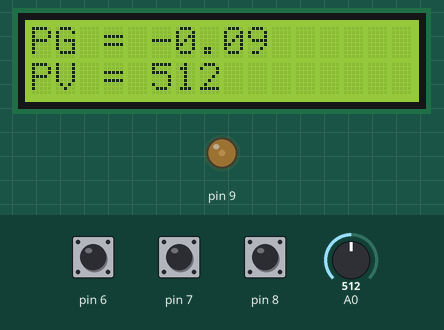
Recording of a sketch running on a simulated Arduino Uno, built with avr-gcc and run on an emulated ATmega328P. Shown: 16×2 character LCD, output pins drawn as LEDs (lit = HIGH). The inputs (shaded band) are chosen by the test bench; at power-on: pin 6 HIGH, A0 = 512, pin 8 HIGH, pin 7 HIGH. What the sketch prints to the serial monitor is not drawn.

Above: at 0.22 s.
1.3 s: pin 6 pulled LOW for 0.15 s
At 1.7 s:
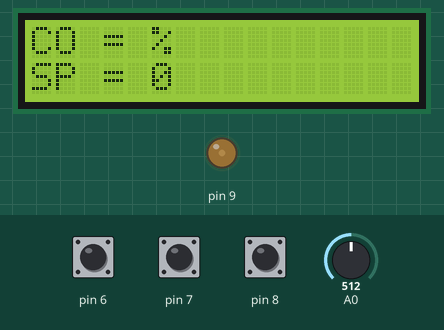
2.9 s: pin 6 pulled LOW for 1 s
At 3.99 s:
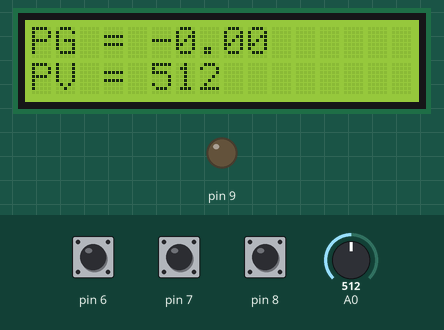
5.4 s: A0 set to 900
At 6.19 s:
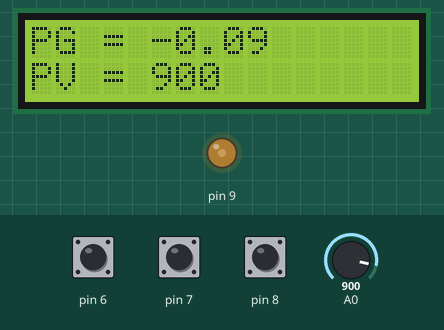
8.4 s: pin 8 pulled LOW for 1 s
At 8.86 s:
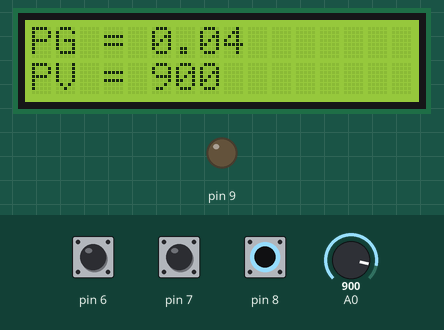
10.9 s: A0 set to 1023
At 11.14 s:
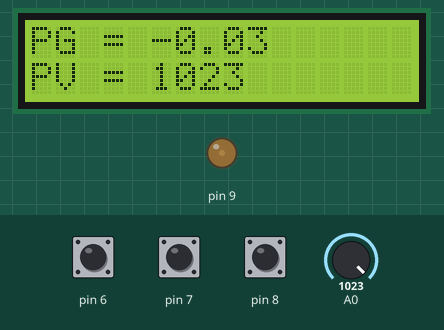
12.5 s: pin 8 pulled LOW for 1 s
At 12.97 s:
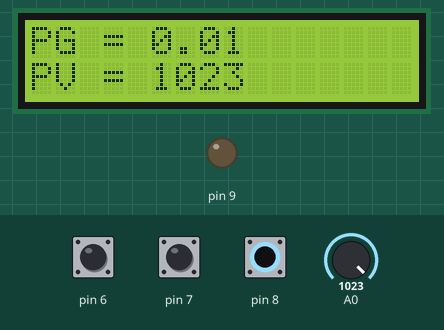
Timing chart, 0 to 16.0 s (numbered marks = the images above; inputs shaded):
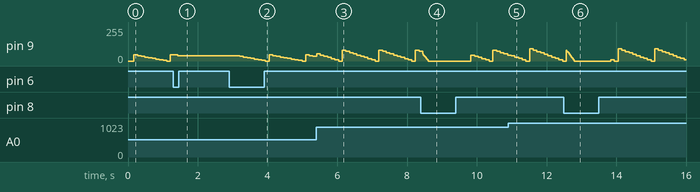

The sketch:

PCONTROL.ino
```cpp
 #include <LiquidCrystal.h>
LiquidCrystal lcd (12, 11, 5, 4, 3 ,2);

int var;
int PV;
float CO;
int SETPOINT = 0;
float Error;
float PG = 0;
int laststate;
int currentstate;
int currentstate1;
int laststate1;
int currentstate2;
int laststate2;
int CP;


void setup() {
  // put your setup code here, to run once:
  lcd.begin(16,2);
Serial.begin (9600);
pinMode(7, INPUT_PULLUP);
currentstate= digitalRead(7);
pinMode(9,OUTPUT);
pinMode(8, INPUT_PULLUP);
currentstate1= digitalRead(8);
pinMode(6, INPUT_PULLUP);
currentstate2= digitalRead(6);
}

void loop(){
  // put your main code here, to run repeatedly:

  PV=analogRead(A0);
  Error = SETPOINT - PV;
  CO = PG * Error;
if(CO > 255){
  CO=255;
}

if (CO < 0){
    CO = 0;

}
analogWrite(9, CO);
laststate=currentstate;
if(laststate==1 && currentstate==0){

}
  currentstate = digitalRead(7);
  if(currentstate == 1){
    if (CP == 1 && SETPOINT < 900){
    SETPOINT = SETPOINT + 25;
    }
    if (CP == 0){
      PG = PG + 0.01;
    }
  }

  currentstate1 = digitalRead(8);
  if(currentstate1 == 1){
     if (CP == 1 && SETPOINT > 0){
    SETPOINT = SETPOINT - 25;
    }
    if (CP == 0 && PG > 0){
      PG = PG -0.1;
       }
       delay(100);
    }

 laststate2 = currentstate2;
  currentstate2 = digitalRead(6);
  if(laststate2 == 1 && currentstate2 == 0){
    CP = CP + 1;
    if(CP > 1){
      CP = 0;
    }
    delay(100);
  }

  switch(CP){
    case 0:
  lcd.setCursor(0, 1);
  lcd.print("PV = ");
  lcd.print(PV);
  lcd.print(" ");
  lcd.setCursor(0, 0);
  lcd.print("PG = ");
  lcd.print(PG);
  lcd.print(" ");
    break;
    case 1:
    lcd.setCursor(0, 1);
  lcd.print("SP = ");
  lcd.print(SETPOINT);
  lcd.print("    ");
  lcd.setCursor(0, 0);
  lcd.print("CO = ");
  lcd.print("%");
  lcd.print("         ");
  }
  Serial.print(PV);
  Serial.print("\t");
  Serial.print(CO);
  Serial.print("\t");
  Serial.print(SETPOINT);
  Serial.print("\t");
  Serial.print(PG);
  Serial.print("\t");
  Serial.print(Error);
  Serial.println();
}
```

Measured:
- after the input at 1.3 s, the display: changes after 0.12 s (image 1)
- after the input at 2.9 s, pin 9: ramps from 46/255 to 0/255 and jumps back, once every 1.0 s; the display: first changes after 0.20 s (image 2 shows a later state)
